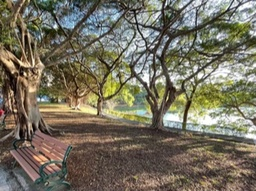
#> input picture [2020]ML_HW3/dataset/imghw3.jpg, 256 x 191 px, shrunk from 320 x 239 before the run
$ jupyter execute --allow-errors hw3_309706005.ipynb
#> lines starting #> are read from the running program, lines starting #| are printed output that depends on the picture
Q1

[cell 1]
import numpy as np
import pandas as pd
import sklearn
import matplotlib.pyplot as plt
import pdb
from copy import deepcopy

path_gpx = 'dataset/gp_x.csv'
path_gpt = 'dataset/gp_t.csv'
path_x = 'dataset/x_train.csv'
path_t = 'dataset/t_train.csv'

#> (the rest of this cell did not finish here and is left out)

[cell 2]
def RMS(y, t):
    return np.sqrt(np.mean((y - t) ** 2))


# [14 lines left out: function plotGP, not called in this run]

#> (a cell that did not finish here is left out)

#> (a cell that did not finish here is left out)

Q2

[cell 5]
import numpy as np
import pandas as pd
import matplotlib.pyplot as plt
from sklearn.svm import SVC
from collections import Counter
import math
import pdb
path_x = 'dataset/x_train.csv'
path_t = 'dataset/t_train.csv'

[cell 6]
# [15 lines left out: function PCA, not called in this run]

def normalize(x):
    return (x - np.mean(x)) / np.std(x)

class SVM:
    def __init__(self, phi, decision):
        self.phi = phi
        self.decision = decision
        self.classes = [[0, 1], [0, 2], [1, 2]]

    # [15 lines left out: function get_phi, not called in this run]


    def kernel(self, x_i, x_j):
        return np.dot(self.get_phi(x_i), self.get_phi(x_j).T)

    # [51 lines left out: functions fit, predict, _set_multipliers, not called in this run]

    def _set_weights(self):
        self.weights = [self._weight(self.a[i], self.t[i], x_train) for i in range(3)]

    def _set_biases(self):
        self.biases = [self._bias2(self.a[i], self.t[i], x_train) for i in range(3)]

    # [46 lines left out: functions _weight, _bias2, _bias, plot_result, not called in this run]

#> (a cell that did not finish here is left out)

#> (a cell that did not finish here is left out)

[cell 9]
# hyperparameters
phi_ls = ['linear', 'polynomial']
decision_ls = ['ovr','ovo']

#> (the rest of this cell did not finish here and is left out)

Q3

[cell 10]
import numpy as np
import pandas as pd
import matplotlib.pyplot as plt
from sklearn.svm import SVC
from collections import Counter
import pdb
from PIL import Image
from scipy.stats import multivariate_normal
import random
path_gmm = 'dataset/imghw3.jpg'
save_path = 'dataset/GMM/'

[cell 11]
def KMeans(data, K, epoch):

    N = data.shape[0]
    idx = np.array(random.sample(range(N),K))
    mu = data[idx] # random select a sample as center
    r_map = np.eye(K)
    data = data.reshape((-1, 1, 3)) # 3 = RGB
    # pdb.set_trace()
    e = 0

    while True:
        # pdb.set_trace()
        distance = np.sum((data - mu) ** 2, axis = 2) # (76480, 5)
        label = np.argmin(distance, axis = 1)
        r_nk = r_map[label].reshape((-1, K, 1)) # (76480, k, 1)

        # mu shape = (k, 3); get new mean
        mu_new = np.sum(r_nk * data, axis=0) / np.sum(r_nk)

        # terminal points
        if (mu.all() == mu_new.all()) or e > epoch: break
        else: mu = mu_new
        e += 1
    return mu, r_nk


def EM(data, r_nk, mu, K, epoch):
    likelihood_history = []
    pi, cov, likelihoods = initialize(data, r_nk, mu, K)
    for it in range(epoch):
        gamma = E_step(likelihoods)
        pi, mu, cov = M_step(data, gamma, K)
        likelihoods = evaulate(data, pi, mu, cov, K)
        likelihood_history.append(log_likelihood(likelihoods))
    return mu, likelihoods, likelihood_history

def initialize(data, r_nk, mu, K):
    # pi = (K, 1)
    pi = np.sum(r_nk, axis = 0) / r_nk.shape[0]
    # cov = (K, 3, 3)
    cov = [np.cov(data[np.where(r_nk[:, k] == 1)[0]].T) for k in range(K)]
    # evaulate initial likelihood = (K, N)
    likelihoods = evaulate(data, pi, mu, cov, K)
    return pi, cov, likelihoods

def E_step(likelihoods): # cal gamma
    # gamma = (N, K)
    return (likelihoods / np.sum(likelihoods, axis = 0)).T

def M_step(data, gamma, K):
    gamma = gamma.reshape((-1, K, 1))
    data = data.reshape((-1, 1, 3))

    N = np.sum(gamma, axis=0)
    mu_new = np.sum(gamma * data, axis=0) / N
    cov_new = []
    for k in range(K):
        x = (data - mu[k]).reshape((-1, 3))
        cov_new_k = np.dot((gamma[:, k] * x).T, x) / N[k]
        cov_new.append(cov_new_k)
    pi_new = N / data.shape[0]

    return pi_new, mu_new, cov_new

def evaulate(data, pi, mu, cov, K):
    likelihoods = np.array([pi[k] * multivariate_normal.pdf(data, mean = mu[k], cov = cov[k]) for k in range(K)])
    return likelihoods

def log_likelihood(likelihood):
    return np.sum(np.log(np.sum(likelihood, axis = 0)))

[cell 12]
def getImg(arr):
    arr = (arr * 255)
    arr = arr.reshape(data_shape)
    arr = arr.astype('uint8')
    img = Image.fromarray(arr)
    return img

def plot_liklihood(store_liklihood, K_ls):

    plt.figure()
    plt.title(f'GMM K = {K_ls}')
    for i in range(4):
        plt.plot(range(100), store_liklihood[i], label=f'K = {K_ls[i]}')
    plt.xlabel('epoch')
    plt.ylabel('logliklihood')
    plt.legend()
    plt.show()
    return 0

[cell 13]
img = Image.open(path_gmm)
#> img is the input picture: PIL image 256x191 RGB; mean R, G, B 117, 111.4, 94.7
print(f'original pic')
display(img)
data = np.array(img)
data_shape = data.shape # (239, 320, 3)
#> data_shape = (191, 256, 3)
data = data.reshape((-1, 3))
# normalize
data = data / 255

[cell 14]
K_ls = [3, 5, 7, 10]
epoch = 100
store_liklihood = []
for K in K_ls:

    mu, r_nk = KMeans(data, K, epoch)
    pdb.set_trace()
    print(f'K-means K = {K}')
    print(np.rint(mu * 255))

    img_kmeans = getImg(mu[np.where(r_nk == 1)[1]])
    # img_kmeans.save(save_path + f'kmeans_k={K}.jpg')
    display(img_kmeans)

    mu, likelihoods, likelihood_history = EM(data, r_nk, mu, K, epoch)
    store_liklihood.append(likelihood_history) # store likelihood to plot later

    img_gmm = getImg(mu[np.argmax(likelihoods, axis=0)])
    # img_gmm.save(save_path + f'gmm_k={K}.jpg')
    display(img_gmm)
#> this loop made 4 passes
#> (printed output is left out)
#> pass 1, in getImg, `arr = arr.reshape(data_shape)`:
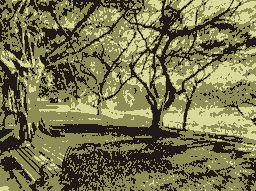
#> arr: shape (191, 256, 3) float64; mean of channels 0, 1, 2 118.9, 116.8, 76.2; drawn as R, G, B
#> pass 1, in getImg (call 2), `arr = arr.reshape(data_shape)`:
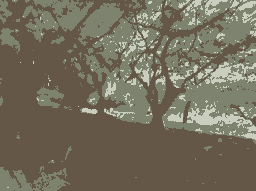
#> arr: shape (191, 256, 3) float64; mean of channels 0, 1, 2 116.3, 110.5, 93.9; drawn as R, G, B
#> after the loop:
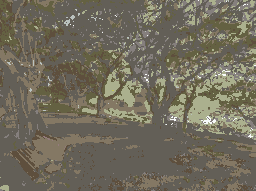
#> img_gmm: PIL image 256x191 RGB; mean R, G, B 112.7, 107.6, 92.1
#> after the loop:
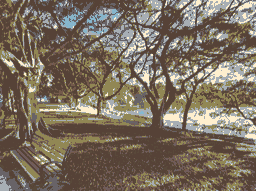
#> img_kmeans: PIL image 256x191 RGB; mean R, G, B 123.1, 111.1, 96
#> after the loop, store_liklihood = 4 items

# plot liklihood func.
plot_liklihood(store_liklihood, K_ls)
#> in plot_liklihood, `plt.show()`:
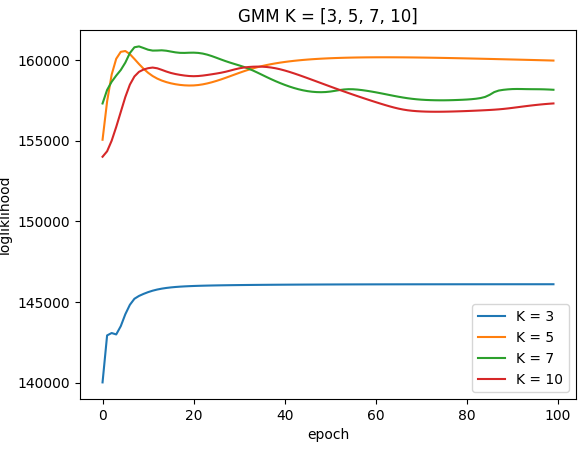
#> figure drawn by matplotlib, 1 panel; curve peaks at x = 99, y = 146110; curve peaks at x = 5, y = 160559.3; curve peaks at x = 8, y = 160844.9
#> Out = 0
